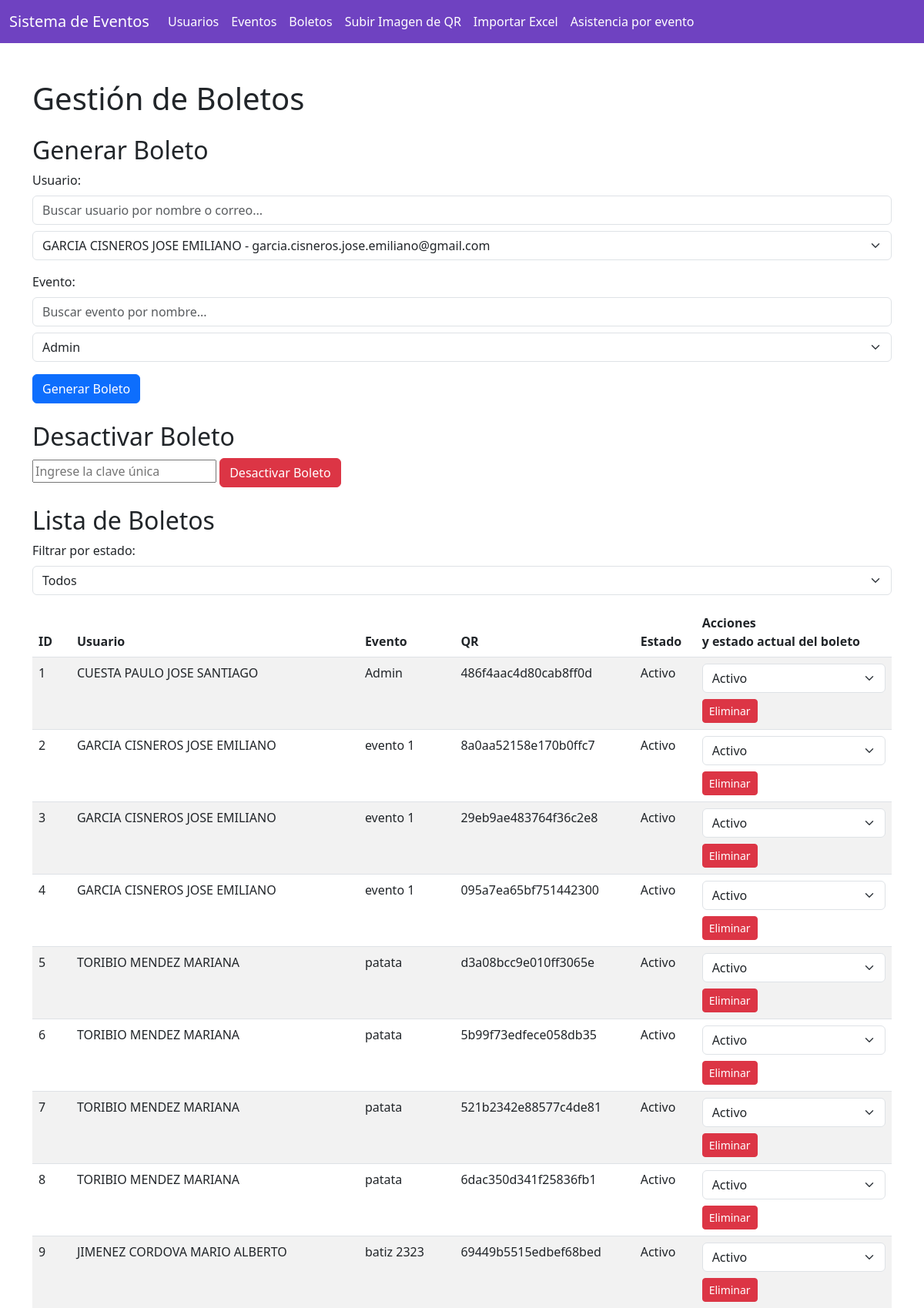
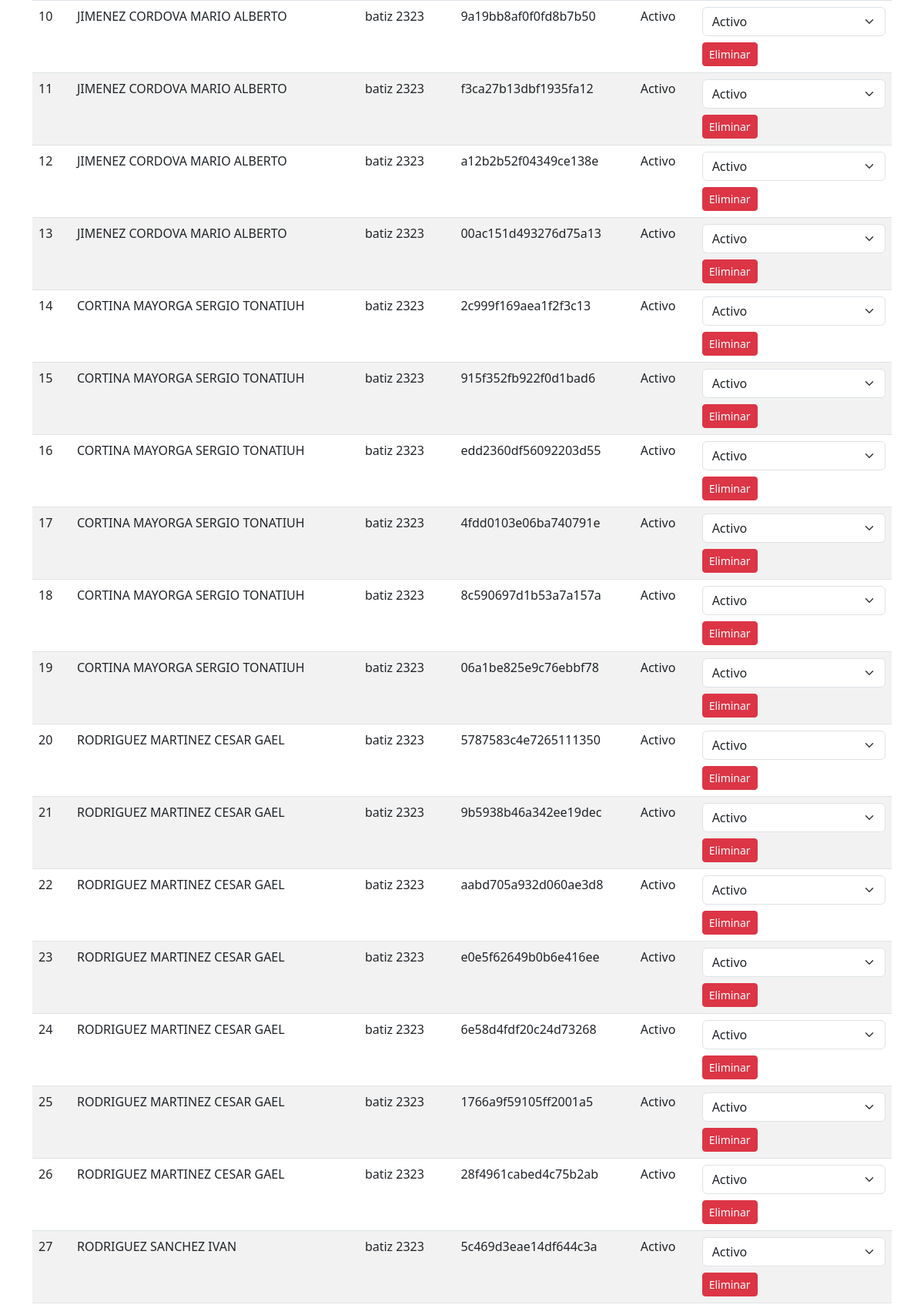
/boletos (upper part), run on the app's committed database (2 pictures, top to bottom).
### app.py (models this page shows)
class Boleto(db.Model):
    id = db.Column(db.Integer, primary_key=True)
    id_usuario = db.Column(db.Integer, db.ForeignKey('usuario.id'))
    id_evento = db.Column(db.Integer, db.ForeignKey('evento.id'))
    activo = db.Column(db.Boolean, default=True)
    clave_unica = db.Column(db.String(20), unique=True, nullable=False)

class Usuario(db.Model):
    id = db.Column(db.Integer, primary_key=True)
    nombre = db.Column(db.String(100), nullable=False)
    correo = db.Column(db.String(100), unique=True, nullable=False)
    boletos = db.relationship('Boleto', backref='usuario', lazy=True)

class Evento(db.Model):
    id = db.Column(db.Integer, primary_key=True)
    nombre = db.Column(db.String(100), nullable=False)
    fecha = db.Column(db.String(100), nullable=False)
    boletos = db.relationship('Boleto', backref='evento', lazy=True)

### app.py (the view, shortened to what this page needs)
@app.route('/boletos', methods=['GET', 'POST'])
def boletos():
    boletos = Boleto.query.all()
    usuarios = Usuario.query.all()
    eventos = Evento.query.all()
    return render_template('boletos.html', boletos=boletos, usuarios=usuarios, eventos=eventos)

### templates/boletos.html (shortened to what this page needs)
<!DOCTYPE html>
<html lang="es">
  <head>
    <link
      href="https://cdn.jsdelivr.net/npm/bootstrap@5.3.0-alpha1/dist/css/bootstrap.min.css"
      rel="stylesheet"
    />
  </head>
  <body>
    {% include 'header.html' %}
    <div class="container mt-5">
      <h1 class="mb-4">Gestión de Boletos</h1>
      <h2>Generar Boleto</h2>
      <form action="/boletos" method="POST" class="mb-4">
        <div class="mb-3">
          <label for="id_usuario" class="form-label">Usuario:</label>
          <input
            type="text"
            id="usuario_filter"
            class="form-control mb-2"
            placeholder="Buscar usuario por nombre o correo..."
          />
          <select
            id="id_usuario"
            name="id_usuario"
            class="form-select"
            required
          >
            {% for usuario in usuarios %}
            <option value="{{ usuario.id }}">
              {{ usuario.nombre }} - {{ usuario.correo }}
            </option>
            {% endfor %}
          </select>
        </div>
        <div class="mb-3">
          <label for="id_evento" class="form-label">Evento:</label>
          <input
            type="text"
            id="evento_filter"
            class="form-control mb-2"
            placeholder="Buscar evento por nombre..."
          />
          <select id="id_evento" name="id_evento" class="form-select" required>
            {% for evento in eventos %}
            <option value="{{ evento.id }}">{{ evento.nombre }}</option>
            {% endfor %}
          </select>
        </div>
        <button type="submit" class="btn btn-primary">Generar Boleto</button>
      </form>
      <h2>Desactivar Boleto</h2>
      <form
        id="desactivar-boleto-form"
        class="mb-4"
        onsubmit="event.preventDefault(); desactivarBoleto();"
      >
        <input
          type="text"
          id="clave_unica"
          name="clave_unica"
          placeholder="Ingrese la clave única"
          required
        />
        <button type="submit" class="btn btn-danger">Desactivar Boleto</button>
      </form>
      <h2>Lista de Boletos</h2>
      <div class="mb-3">
        <label for="estado_filter" class="form-label"
          >Filtrar por estado:</label
        >
        <select id="estado_filter" class="form-select mb-3">
          <option value="all">Todos</option>
        </select>
      </div>
      <table class="table table-striped">
        <thead>
          <tr>
            <th>ID</th>
            <th>Usuario</th>
            <th>Evento</th>
            <th>QR</th>
            <th>Estado</th>
            <th>
              Acciones <br />
              y estado actual del boleto
            </th>
          </tr>
        </thead>
        <tbody>
          {% for boleto in boletos %}
          <tr
            id="boleto-{{ boleto.id }}"
            class="boleto-row"
            data-estado="{{ 'activo' if boleto.activo else 'desactivado' }}"
          >
            <td>{{ boleto.id }}</td>
            <td>{{ boleto.usuario.nombre }}</td>
            <td>{{ boleto.evento.nombre }}</td>
            <td>{{ boleto.clave_unica }}</td>
            <td>{{ 'Activo' if boleto.activo else 'Desactivado' }}</td>
            <td>
              <select
                class="form-select"
                onchange="actualizarEstadoBoleto({{ boleto.id }}, this)"
              >
                <option
                  value="activo"
                  {%
                  if
                  boleto.activo
                  %}selected{%
                  endif
                  %}
                >
                  Activo
                </option>
              </select>
              <button
                class="btn btn-danger btn-sm mt-2"
                onclick="eliminarBoleto({{ boleto.id }})"
              >
                Eliminar
              </button>
            </td>
          </tr>
          {% endfor %}
        </tbody>
      </table>
    </div>
  </body>
</html>

### data on the page
Boleto: id "1", usuario.nombre "CUESTA PAULO JOSE SANTIAGO", evento.nombre "Admin", clave_unica "486f4aac4d80cab8ff0d", activo "Activo", activo+id "Activo"
Boleto: id "2", usuario.nombre "GARCIA CISNEROS JOSE EMILIANO", evento.nombre "evento 1", clave_unica "8a0aa52158e170b0ffc7", activo "Activo", activo+id "Activo"
Boleto: id "3", usuario.nombre "GARCIA CISNEROS JOSE EMILIANO", evento.nombre "evento 1", clave_unica "29eb9ae483764f36c2e8", activo "Activo", activo+id "Activo"
Boleto: id "4", usuario.nombre "GARCIA CISNEROS JOSE EMILIANO", evento.nombre "evento 1", clave_unica "095a7ea65bf751442300", activo "Activo", activo+id "Activo"
Boleto: id "5", usuario.nombre "TORIBIO MENDEZ MARIANA", evento.nombre "patata", clave_unica "d3a08bcc9e010ff3065e", activo "Activo", activo+id "Activo"
Boleto: id "6", usuario.nombre "TORIBIO MENDEZ MARIANA", evento.nombre "patata", clave_unica "5b99f73edfece058db35", activo "Activo", activo+id "Activo"
Boleto: id "7", usuario.nombre "TORIBIO MENDEZ MARIANA", evento.nombre "patata", clave_unica "521b2342e88577c4de81", activo "Activo", activo+id "Activo"
Boleto: id "8", usuario.nombre "TORIBIO MENDEZ MARIANA", evento.nombre "patata", clave_unica "6dac350d341f25836fb1", activo "Activo", activo+id "Activo"
Boleto: id "9", usuario.nombre "JIMENEZ CORDOVA MARIO ALBERTO", evento.nombre "batiz 2323", clave_unica "69449b5515edbef68bed", activo "Activo", activo+id "Activo"
Boleto: id "10", usuario.nombre "JIMENEZ CORDOVA MARIO ALBERTO", evento.nombre "batiz 2323", clave_unica "9a19bb8af0f0fd8b7b50", activo "Activo", activo+id "Activo"
Boleto: id "11", usuario.nombre "JIMENEZ CORDOVA MARIO ALBERTO", evento.nombre "batiz 2323", clave_unica "f3ca27b13dbf1935fa12", activo "Activo", activo+id "Activo"
Boleto: id "12", usuario.nombre "JIMENEZ CORDOVA MARIO ALBERTO", evento.nombre "batiz 2323", clave_unica "a12b2b52f04349ce138e", activo "Activo", activo+id "Activo"
Boleto: id "13", usuario.nombre "JIMENEZ CORDOVA MARIO ALBERTO", evento.nombre "batiz 2323", clave_unica "00ac151d493276d75a13", activo "Activo", activo+id "Activo"
Boleto: id "14", usuario.nombre "CORTINA MAYORGA SERGIO TONATIUH", evento.nombre "batiz 2323", clave_unica "2c999f169aea1f2f3c13", activo "Activo", activo+id "Activo"
Boleto: id "15", usuario.nombre "CORTINA MAYORGA SERGIO TONATIUH", evento.nombre "batiz 2323", clave_unica "915f352fb922f0d1bad6", activo "Activo", activo+id "Activo"
Boleto: id "16", usuario.nombre "CORTINA MAYORGA SERGIO TONATIUH", evento.nombre "batiz 2323", clave_unica "edd2360df56092203d55", activo "Activo", activo+id "Activo"
Boleto: id "17", usuario.nombre "CORTINA MAYORGA SERGIO TONATIUH", evento.nombre "batiz 2323", clave_unica "4fdd0103e06ba740791e", activo "Activo", activo+id "Activo"
Boleto: id "18", usuario.nombre "CORTINA MAYORGA SERGIO TONATIUH", evento.nombre "batiz 2323", clave_unica "8c590697d1b53a7a157a", activo "Activo", activo+id "Activo"
Boleto: id "19", usuario.nombre "CORTINA MAYORGA SERGIO TONATIUH", evento.nombre "batiz 2323", clave_unica "06a1be825e9c76ebbf78", activo "Activo", activo+id "Activo"
Boleto: id "20", usuario.nombre "RODRIGUEZ MARTINEZ CESAR GAEL", evento.nombre "batiz 2323", clave_unica "5787583c4e7265111350", activo "Activo", activo+id "Activo"
Boleto: id "21", usuario.nombre "RODRIGUEZ MARTINEZ CESAR GAEL", evento.nombre "batiz 2323", clave_unica "9b5938b46a342ee19dec", activo "Activo", activo+id "Activo"
Boleto: id "22", usuario.nombre "RODRIGUEZ MARTINEZ CESAR GAEL", evento.nombre "batiz 2323", clave_unica "aabd705a932d060ae3d8", activo "Activo", activo+id "Activo"
Boleto: id "23", usuario.nombre "RODRIGUEZ MARTINEZ CESAR GAEL", evento.nombre "batiz 2323", clave_unica "e0e5f62649b0b6e416ee", activo "Activo", activo+id "Activo"
Boleto: id "24", usuario.nombre "RODRIGUEZ MARTINEZ CESAR GAEL", evento.nombre "batiz 2323", clave_unica "6e58d4fdf20c24d73268", activo "Activo", activo+id "Activo"
Boleto: id "25", usuario.nombre "RODRIGUEZ MARTINEZ CESAR GAEL", evento.nombre "batiz 2323", clave_unica "1766a9f59105ff2001a5", activo "Activo", activo+id "Activo"
Boleto: id "26", usuario.nombre "RODRIGUEZ MARTINEZ CESAR GAEL", evento.nombre "batiz 2323", clave_unica "28f4961cabed4c75b2ab", activo "Activo", activo+id "Activo"
Boleto: id "27", usuario.nombre "RODRIGUEZ SANCHEZ IVAN", evento.nombre "batiz 2323", clave_unica "5c469d3eae14df644c3a", activo "Activo", activo+id "Activo"

### other printed values
form field id_usuario "GARCIA CISNEROS JOSE EMILIANO - garcia.cisneros.jose.emiliano@gmail.com"
form field id_evento "Admin"
